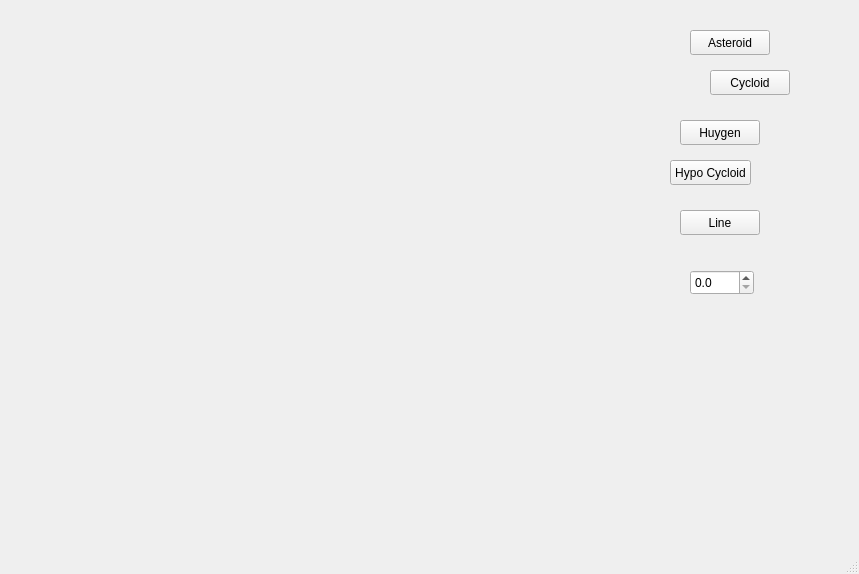
<?xml version="1.0" encoding="UTF-8"?>
<ui version="4.0">
 <class>MainWindow</class>
 <widget class="QMainWindow" name="MainWindow">
  <property name="geometry">
   <rect>
    <x>0</x>
    <y>0</y>
    <width>859</width>
    <height>574</height>
   </rect>
  </property>
  <property name="windowTitle">
   <string>MainWindow</string>
  </property>
  <widget class="QWidget" name="centralwidget">
   <widget class="QDoubleSpinBox" name="doubleSpinBox">
    <property name="geometry">
     <rect>
      <x>690</x>
      <y>270</y>
      <width>64</width>
      <height>25</height>
     </rect>
    </property>
    <property name="decimals">
     <number>1</number>
    </property>
    <property name="singleStep">
     <double>0.100000000000000</double>
    </property>
   </widget>
   <widget class="RenderArea" name="renderArea" native="true">
    <property name="geometry">
     <rect>
      <x>120</x>
      <y>100</y>
      <width>481</width>
      <height>301</height>
     </rect>
    </property>
   </widget>
   <widget class="QPushButton" name="btnCycloid">
    <property name="geometry">
     <rect>
      <x>710</x>
      <y>70</y>
      <width>80</width>
      <height>25</height>
     </rect>
    </property>
    <property name="text">
     <string>Cycloid</string>
    </property>
   </widget>
   <widget class="QPushButton" name="btnHuygenCycloid">
    <property name="geometry">
     <rect>
      <x>680</x>
      <y>120</y>
      <width>80</width>
      <height>25</height>
     </rect>
    </property>
    <property name="text">
     <string>Huygen</string>
    </property>
   </widget>
   <widget class="QPushButton" name="btnAsteroid">
    <property name="geometry">
     <rect>
      <x>690</x>
      <y>30</y>
      <width>80</width>
      <height>25</height>
     </rect>
    </property>
    <property name="text">
     <string>Asteroid</string>
    </property>
   </widget>
   <widget class="QPushButton" name="btnHypoCycloid">
    <property name="geometry">
     <rect>
      <x>670</x>
      <y>160</y>
      <width>81</width>
      <height>25</height>
     </rect>
    </property>
    <property name="text">
     <string>Hypo Cycloid</string>
    </property>
   </widget>
   <widget class="QPushButton" name="btnLine">
    <property name="geometry">
     <rect>
      <x>680</x>
      <y>210</y>
      <width>80</width>
      <height>25</height>
     </rect>
    </property>
    <property name="text">
     <string>Line</string>
    </property>
   </widget>
  </widget>
  <widget class="QStatusBar" name="statusbar"/>
 </widget>
 <customwidgets>
  <customwidget>
   <class>RenderArea</class>
   <extends>QWidget</extends>
   <header>renderarea.h</header>
   <container>1</container>
  </customwidget>
 </customwidgets>
 <resources/>
 <connections/>
</ui>
